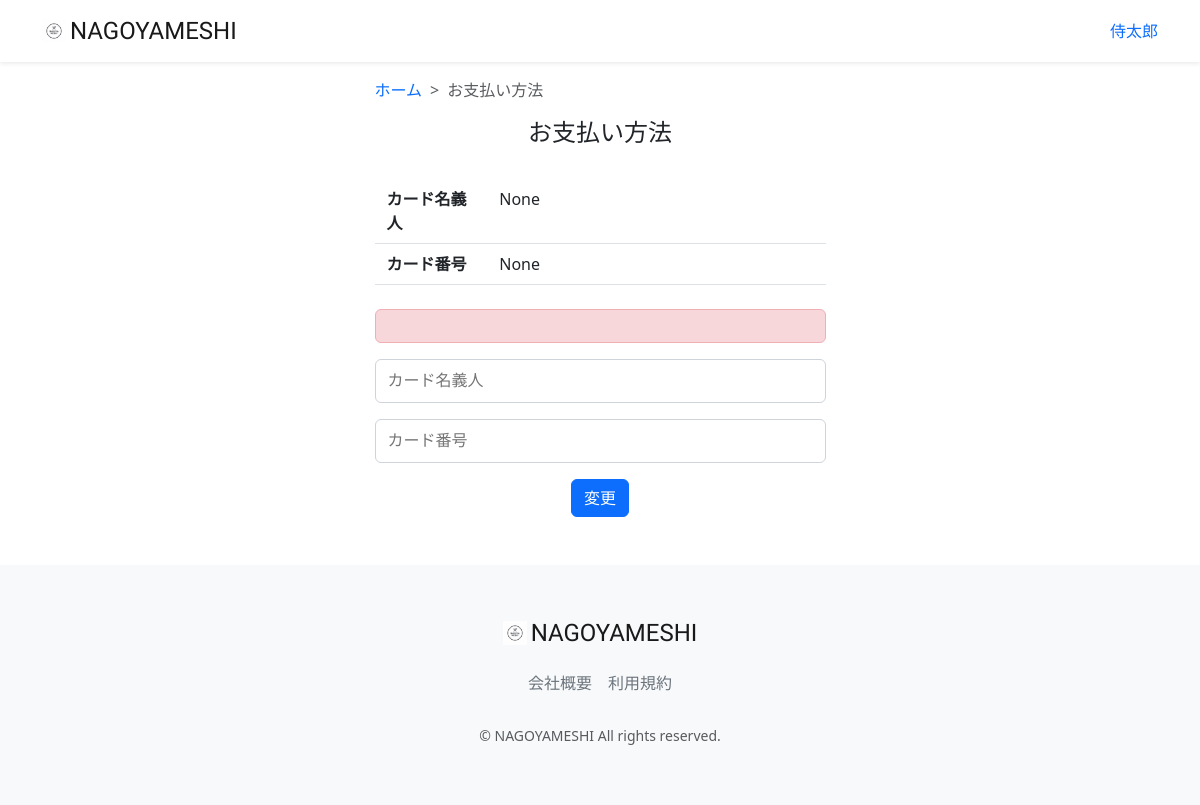
The page /accounts/subscribe-payment/ (signed in) on the database its author committed.
### accounts/models.py (models this page shows, shortened)
class CustomUser(AbstractUser):
    user_name = models.CharField(max_length=128, null=True, blank=True,verbose_name='ユーザー名前')
    hurigana = models.CharField(max_length=128, null=True, blank=True,verbose_name='フリガナ')
    zip_code = models.CharField(max_length=16, null=True, blank=True,verbose_name='郵便番号')
    address = models.CharField(max_length=255, null=True, blank=True,verbose_name='住所')
    phone_number = models.CharField(max_length=20, null=True, blank=True,verbose_name='電話番号')
    birthday = models.CharField(max_length=20, null=True, blank=True,verbose_name='誕生日')
    job = models.CharField(max_length=255, null=True, blank=True,verbose_name='職業')
    is_subscribed = models.BooleanField(default=False, verbose_name='有料会員')
    card_name = models.CharField(max_length=128, null=True, blank=True,verbose_name='カード名義')
    card_number = models.CharField(max_length=128, null=True, blank=True,verbose_name='カード番号')
    class Meta:
        verbose_name_plural = 'CustomUser'

### accounts/views.py (the view, shortened to what this page needs)
# urls.py: path("subscribe-payment/", views.SubscribePaymentView.as_view(),name="subscribe_payment"),
class SubscribePaymentView(View):
    template = 'subscribe/subscribe_payment.html'
    def get(self, request):
        user_id = request.user.id
        user = models.CustomUser.objects.get(id=user_id)
        context = {'user': user}
        return render(self.request, self.template, context)

### accounts/templates/subscribe/subscribe_payment.html (shortened to what this page needs)
{% extends "layout/base.html" %}
{% load static %}
{% block content %}
<main>
  <div class="container nagoyameshi-container pb-5">
    <div class="row justify-content-center">
      <div class="col-xl-5 col-lg-6 col-md-8">
        <nav class="my-3" style="--bs-breadcrumb-divider: '>';" aria-label="breadcrumb">
          <ol class="breadcrumb mb-0">
            <li class="breadcrumb-item"><a href="{% url 'top_page' %}">ホーム</a></li>
            <li class="breadcrumb-item active" aria-current="page">お支払い方法</li>
          </ol>
        </nav>
        <h1 class="mb-3 text-center" id="test">お支払い方法</h1>
          <div class="container mb-4"><br/>
            <div class="row pb-2 mb-2 border-bottom">
              <div class="col-3">
                <span class="fw-bold">カード名義人</span>
              </div>
                <div class="col">
                  <span>{{ user.card_name }}</span>
                </div>
            </div>
            <div class="row pb-2 mb-2 border-bottom">
              <div class="col-3">
                <span class="fw-bold">カード番号</span>
              </div>
                <div class="col">
                  <span>{{ user.card_number }}</span>
                </div>
            </div>
          </div>
          <div class="alert alert-danger card-error" id="card-error" role="alert">
          </div>
            <form id="card-form" method="post" enctype='multipart/form-data'>
              <input class="card-holder-name mb-3" id="card-holder-name" name="card_name" type="text" placeholder="カード名義人" required>
              <input class="card-holder-name mb-3" id="card-holder-number" name="card_number" type="text" placeholder="カード番号" required>
              <div class="d-flex justify-content-center">
                <button class="btn btn-primary text-white shadow-smw-50" id="card-button">変更</button>
              </div>
            </form>
          </div>
        </div>
      </div>
    </div>
{% endblock %}

### restaurant/templates/layout/base.html (shortened to what this page needs)
{% load static %}
<!DOCTYPE html>
<html lang="ja">
  <head>
      <link href="https://cdn.jsdelivr.net/npm/bootstrap@5.3.3/dist/css/bootstrap.min.css" rel="stylesheet">
      <link href="{% static 'css/nagoyameshi.css' %}" rel="stylesheet">
  </head>
  <body>
    <div id="app" class="wrapper">
      <nav class="navbar navbar-expand-md navbar-light bg-white shadow-sm">
        <div class="container nagoyameshi-container">
          <a class="navbar-brand app-name" href="{% url 'top_page' %}">
            <div class="d-flex align-items-center">
              <img class="nagoyameshi-logo me-1" src="{% static 'images/logo/logo.png' %}" alt="nagoyameshi">NAGOYAMESHI</div>
          </a>
          <div class="collapse navbar-collapse" id="navbarSupportedContent">
            <ul class="navbar-nav ms-auto">
              {% if user.is_subscribed %}
                <li class="nav-item dropdown">
                  <a id="navbarDropdown" class="nav-linkdropdown-toggle" href="#" role="button" data-bs-toggle="dropdown" aria-haspopup="true" aria-expanded="false" v-pre>{{ user.user_name }}</a>
                  <div class="dropdown-menu dropdown-menu-end" aria-labelledby="navbarDropdown">
                    <a class="dropdown-item"  href="{% url 'user_detail' user.id %}">会員情報</a>
                    <a class="dropdown-item" href="#">予約一覧</a>
                    <a class="dropdown-item" href="#">お気に入り一覧</a>
                    <a class="dropdown-item"  href="{% url 'subscribe_payment' %}">お支払い方法</a>
                    <a class="dropdown-item" href="{% url 'subscribe_cancel' %}">有料プラン解約</a>
                    <div class="dropdown-divider"></div>
                    <a class="dropdown-item" href="{% url 'account_logout' %}">ログアウト</a>
                  </div>
                </li>
              {% else %}
                {% if user.is_authenticated %}
                  <li class="nav-item dropdown">
                    <a id="navbarDropdown" class="nav-linkdropdown-toggle" href="#" role="button" data-bs-toggle="dropdown" aria-haspopup="true" aria-expanded="false" v-pre>{{ user.user_name }}</a>
            </li>
                  {% endif %}
                  {% endif %}
            </ul>
          </div>
        </div>
      </nav>
    {% block content %}{% endblock %}
      <footer class="bg-light">
        <div class="d-flex justify-content-center footer-logo">
            <a class="navbar-brand app-name" href="{% url 'top_page' %}">
              <div class="d-flex align-items-center"><img class="nagoyameshi-logo me-1" src="{% static 'images/logo/logo.png' %}" alt="nagoyameshi">NAGOYAMESHI</div>
            </a>
        </div>
        <div class="d-flex justify-content-center footer-link">
          <a href="{% url 'company_page' %}" class="link-secondary me-3">会社概要</a>
          <a href="{% url 'terms_page' %}" class="link-secondary">利用規約</a>
        </div>
        <p class="text-center text-muted small mb-0">&copy; NAGOYAMESHI All rights reserved.</p>
      </footer>
  </body>
</html>

### static/css/nagoyameshi.css (style rules this page uses)
.wrapper { min-height: 100vh; position: relative; padding-bottom: 240px; box-sizing: border-box; }
.nagoyameshi-logo { height: 24px; }
.app-name { font-family: 'Carter One', cursive; font-size: 24px; color: #191919; }
footer { width: 100%; height: 240px; position: absolute; bottom: 0; padding: 50px 15px; }
.footer-logo { margin-bottom: 20px; }
.footer-link { margin-bottom: 30px; }
h1 { font-size: 1.5rem; }
a { text-decoration: none !important; }
.card-holder-name, .card-element { border-radius: .375rem; padding: 12px; border: 1px solid #ced4da; height: 44px; width: 100%; background: white; }
.card-holder-name { font-family: sans-serif; outline: none; }

### rows shown on the page
CustomUser: user_name "侍太郎", card_name "None", card_number "None"
